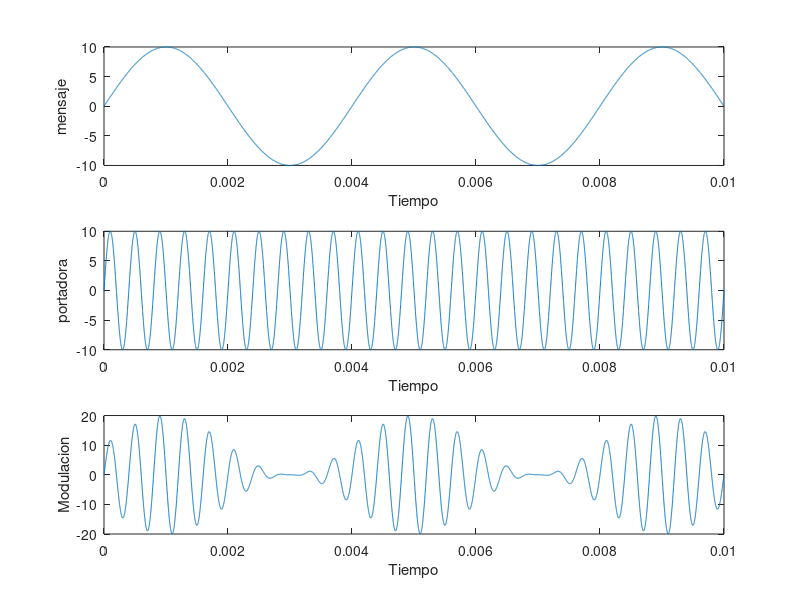

Reproduce this figure in MATLAB.
t=0:.000001:.01;
Am1=10;
fm1=250;
Ac=10;
fc=2500;

mt=Am1*sin(2*pi*fm1.*t);
ct=Ac*sin(2*pi*fc.*t);

st=(Ac+mt).*sin(2*pi*fc.*t);

figure('Name','modulacion con coeficiente m =1'); 
title('modulacion AM');

subplot(3,1,1)
plot(t,mt)
xlabel('Tiempo'); ylabel('mensaje');

subplot(3,1,2)
plot(t,ct)
xlabel('Tiempo'); ylabel('portadora');

subplot(3,1,3)
plot(t,st)
xlabel('Tiempo'); ylabel('Modulacion');

sprintf('frecuencia de portadora: %d Hz',fc)
sprintf('frecuencias: %d Hz and %d Hz',fm1,fc)
sprintf('espectro at: %d Hz and %d Hz',fc-fm1,fc+fm1)
%sprintf('LSB spectra at: %d Hz and %d Hz',fc-fm1,fc-fm2)